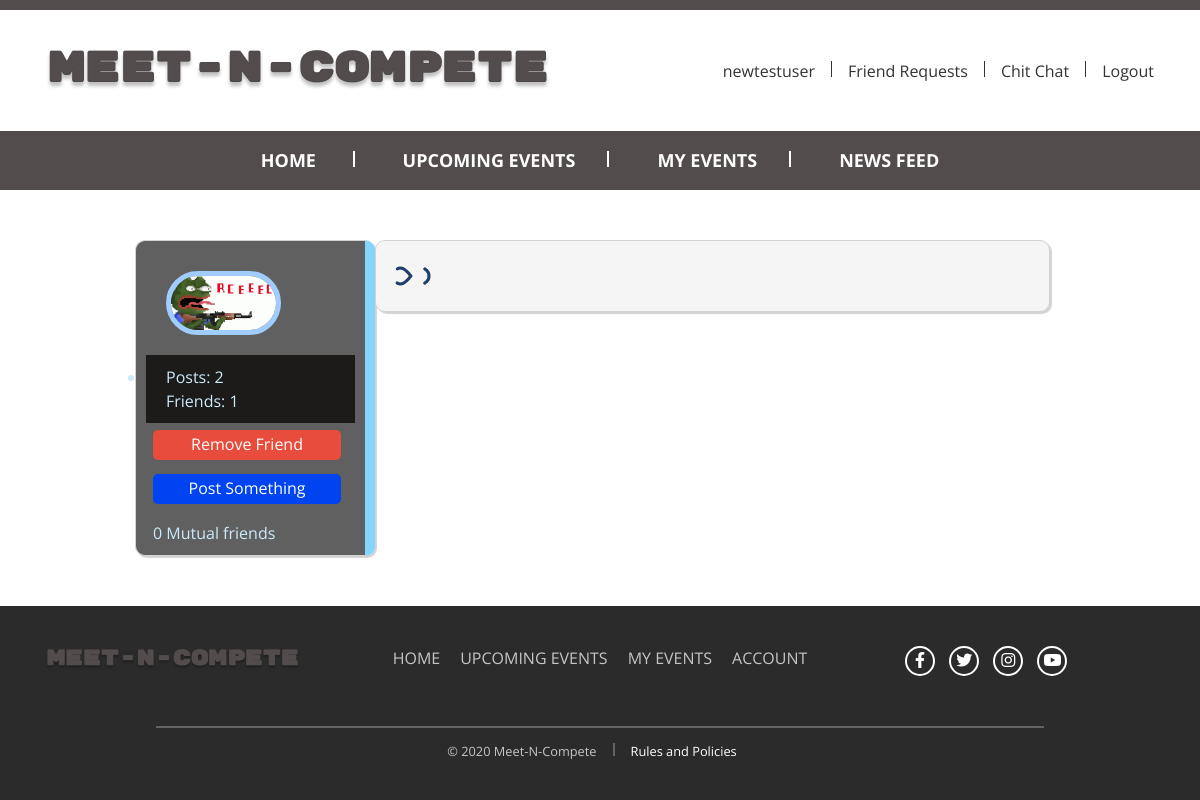
Page /profile.php?profile_username=anothertestuser (signed in) on the committed database.
### tables this page shows
CREATE TABLE `users` (
  `id` int(11) NOT NULL,
  `first_name` varchar(25) NOT NULL,
  `last_name` varchar(25) NOT NULL,
  `user_name` varchar(100) NOT NULL,
  `email` varchar(100) NOT NULL,
  `password` varchar(255) NOT NULL,
  `signup_date` date NOT NULL,
  `profile_picture` varchar(255) NOT NULL,
  `num_posts` int(11) NOT NULL,
  `past_events` int(11) NOT NULL,
  `current_events` int(11) NOT NULL,
  `user_closed` varchar(3) NOT NULL,
  `friend_array` text NOT NULL
);

### User.php (called while the page is built, shortened)
<?php
class User{
    private $user;
    private $con;
    public function __construct($con, $user)
    {
        $this->con = $con;
        $user_details_query = mysqli_query($con, "select * from users where user_name = '$user'");
        $this->user = mysqli_fetch_array($user_details_query);
    }
    public function isClosed(){
        $username = $this->user['user_name'];
        $query = mysqli_query($this->con, "select user_closed from users where user_name = '$username'");
        $row = mysqli_fetch_array($query);
        if($row['user_closed'] == "yes"){
            return true;
        }
        else{
            return false;
        }
    }
    public function isFriend($username_to_check){
        $usernameComma = "," . $username_to_check . ",";
        if(strstr($this->user['friend_array'], $usernameComma) || $username_to_check == $this->user['user_name']){
            return true;
        }
        else
            return false;
    }
    public function getMutualFriends($user_to_check){
        $mutualFriends = 0;
        $user_array = $this->user['friend_array'];
        $user_array_explode = explode(",", $user_array);
        $query = mysqli_query($this->con, "select friend_array from users where user_name = '$user_to_check'");
        $row = mysqli_fetch_array($query);
        $user_to_check_array = $row['friend_array'];
        $user_to_check_array_explode = explode(",", $user_to_check_array);
        return $mutualFriends;
    }
}

### profile.php (the view, shortened to what this page needs)
<?php
include 'header.php';
if(isset($_GET['profile_username'])){
    $username =$_GET['profile_username'];
    $user_details_query = mysqli_query($con, "select * from users where user_name = '$username'");
    $user_array = mysqli_fetch_array($user_details_query);
    $num_friends = (substr_count($user_array['friend_array'],","))-1;
}
?>
<div class="container account_wrapper">
<div class="row">
    <div class="col-lg-3">
        <div class="profile_left column">
            <img src="<?php echo $user_array['profile_picture'];?>">
            <div class="profile_info">
                <p><?php echo "Posts: " . $user_array['num_posts'] ?> </p>
                <p><?php echo "Friends: " . $num_friends ?> </p>
            </div>
            <form action="<?php echo $username; ?>" method="POST">
                <?php
                $profile_user_obj = new User($con, $username);
                $logged_in_user_obj = new User($con, $userLogin);
                if($userLogin != $username){
                    if($logged_in_user_obj->isFriend($username)){
                        echo '<input type="submit" name="remove_friend" class="danger" value="Remove Friend"><br>';
                    }
                    elseif ($logged_in_user_obj->didReceiveRequest($username)){
                        echo '<input type="submit" name="respond_request" class="warning" value="Response to Request"><br>';
                    }
                    elseif ($logged_in_user_obj->didSendRequest($username)){
                        echo '<input type="submit" name="" class="default" value="Request Sent"><br>';
                    }
                    else
                        echo '<input type="submit" name="add_friend" class="success" value="Add Friend"><br>';
                }
                ?>
            </form>
            <input type="submit" class="deep_blue" data-toggle="modal" data-target="#post_form" value="Post Something">
            <?php
                if($userLogin != $username){
                    echo '<div class="profile_info_bottom">';
                    echo $logged_in_user_obj->getMutualFriends($username). " Mutual friends";
                    echo '</div>';
                }
            ?>
        </div>
    </div>
    <div class="col-lg-8">
        <div class="profile_main_column column">
            <img id="loading" src="img/loading.gif">
        </div>
    </div>
</div>
</div>
    </body>
    </html>
<?php include 'footer.php'?>

### style.css (style rules this page uses)
body { font-family: 'Open Sans', sans-serif; }
img { max-width: 100%; }
.account_wrapper { margin: 0 auto; top: 50px; position: relative; padding: 0 10px; width: 75%; min-width: 950px; }
.column { background-color: whitesmoke; padding: 10px; border: 1px solid #D3D3D3; border-radius: 8px; z-index: -1; border-radius: 10px; box-shadow: 2px 2px 1px #D3D3D3; }
.profile_left { float: left; top: -10px; width: 270px; max-width: 240px; min-width: 130px; height: 100%; background-color: #616060; border-right: 10px solid #83D6FE; color: #CBEAF8; margin-right: 20px; }
.profile_left img { min-width: 80px; width: 55%; margin: 20px; border: 5px solid #9fcdff; border-radius: 100px; }
.profile_left input[type = "submit"] { width: 90%; height: 30px; border-radius: 5px; margin: 7px 0 7px 7px; border: none; color: #ffffff; }
.profile_main_column { min-width: 675px; width: 70%; z-index: -1; }
.profile_info { display: list-item; background-color: #1d1a1a; width: 100%; padding: 10px 0px 10px 0; }
.profile_info p { margin: 0 0 0 20px; word-wrap: break-word ; }
.profile_info_bottom { margin: 10px 0px 0px 7px; }
.danger { background-color: #e74c3c; }
.deep_blue { background-color: #0043f0; }

### rows in the picture
users: profile_picture (picture), num_posts "2", friend_array "1"

### other values in the picture
$userLogin "newtestuser"
$logged_in_user_obj->getMutualFriends($username) "0"
